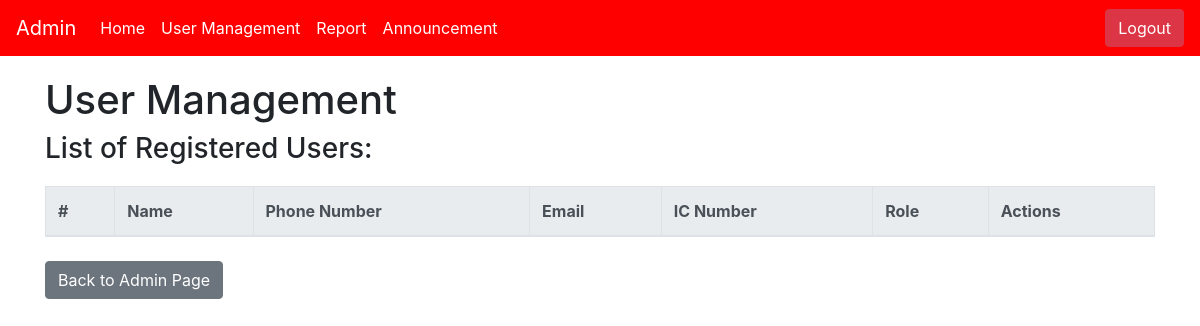
The page /user_management on the database as committed earlier.
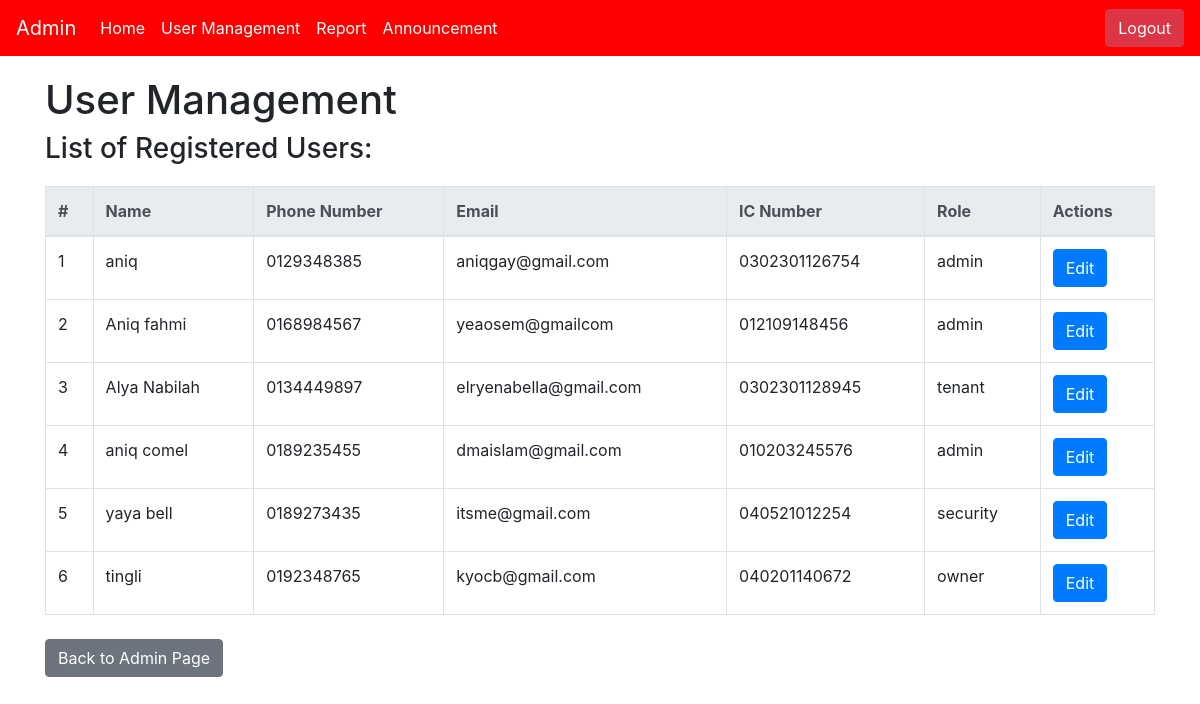
The same page on the database as committed later.
### app.py (models this page shows)
class User(db.Model):
    __tablename__ = 'users'
    id = db.Column(db.Integer, primary_key=True)
    name = db.Column(db.String(100), nullable=False)
    phone_number = db.Column(db.String(20), nullable=False, unique=True)
    email = db.Column(db.String(120), nullable=False, unique=True)
    ic_number = db.Column(db.String(20), nullable=False, unique=True)
    password = db.Column(db.String(60), nullable=False)
    role = db.Column(db.String(10), nullable=False)
    qr_code = db.Column(db.String(255))

### app.py (the view)
@app.route('/user_management')
def user_management():
    users = User.query.all()
    return render_template('user_management.html', users=users)

### templates/user_management.html (shortened to what this page needs)
<!DOCTYPE html>
<html lang="en">
<head>
    <link rel="stylesheet" href="https://cdn.jsdelivr.net/npm/bootstrap@4.3.1/dist/css/bootstrap.min.css">
</head>
<body>
    <nav class="navbar navbar-expand-lg navbar-light" style="background-color: #FF0000; color: white;">
        <a class="navbar-brand" href="#" style="color: white;">Admin</a>
        <div class="collapse navbar-collapse" id="navbarNav">
          <ul class="navbar-nav">
            <li class="nav-item active">
              <a class="nav-link" href="#" style="color: white;">Home <span class="sr-only">(current)</span></a>
            </li>
            <li class="nav-item">
              <a class="nav-link" href="{{ url_for('user_management') }}" style="color: white;">User Management</a>
            </li>
            <li class="nav-item">
              <a class="nav-link" href="{{ url_for('view_incident_reports') }}" style="color: white;">Report</a>
            </li>
            <li class="nav-item">
              <a class="nav-link" href="{{ url_for('view_announcements') }}" style="color: white;">Announcement</a>
          </li>
          </ul>
        </div>
        <form class="form-inline my-2 my-lg-0 ml-auto" action="{{ url_for('logout') }}" method="post">
          <button type="submit" class="btn btn-danger">Logout</button>
        </form>
    </nav>
    <div class="container">
        <h1>User Management</h1>
        <div>
            <h3>List of Registered Users:</h3>
            <table class="table table-bordered">
                <thead class="thead-light">
                    <tr>
                        <th>#</th>
                        <th>Name</th>
                        <th>Phone Number</th>
                        <th>Email</th>
                        <th>IC Number</th>
                        <th>Role</th>
                        <th>Actions</th>
                    </tr>
                </thead>
                <tbody>
                    {% for user in users %}
                    <tr>
                        <td>{{ user.id }}</td>
                        <td>{{ user.name }}</td>
                        <td>{{ user.phone_number }}</td>
                        <td>{{ user.email }}</td>
                        <td>{{ user.ic_number }}</td>
                        <td>{{ user.role }}</td>
                        <td>
                            <a href="{{ url_for('edit_user', user_id=user.id) }}" class="btn btn-primary">Edit</a>
                        </td>
                    </tr>
                    {% endfor %}
                </tbody>
            </table>
        </div>
    </div>
    <div class="container mt-4">
        <a href="{{ url_for('admin_page') }}" class="btn btn-secondary">Back to Admin Page</a>
    </div>
</body>
</html>

### templates/user_management.html (style rules this page uses)
.container { margin-top: 20px; }
.table { margin-top: 20px; }
th, td { padding: 8px; }

Rows that differ between the two databases and show on the page:
added User: id "1", name "aniq", phone_number "0129348385", email "aniqgay@gmail.com", ic_number "0302301126754", role "admin"
added User: id "2", name "Aniq fahmi", phone_number "0168984567", email "yeaosem@gmailcom", ic_number "012109148456", role "admin"
added User: id "3", name "Alya Nabilah", phone_number "0134449897", email "elryenabella@gmail.com", ic_number "0302301128945", role "tenant"
added User: id "4", name "aniq comel", phone_number "0189235455", email "dmaislam@gmail.com", ic_number "010203245576", role "admin"
added User: id "5", name "yaya bell", phone_number "0189273435", email "itsme@gmail.com", ic_number "040521012254", role "security"
added User: id "6", name "tingli", phone_number "0192348765", email "kyocb@gmail.com", ic_number "040201140672", role "owner"
